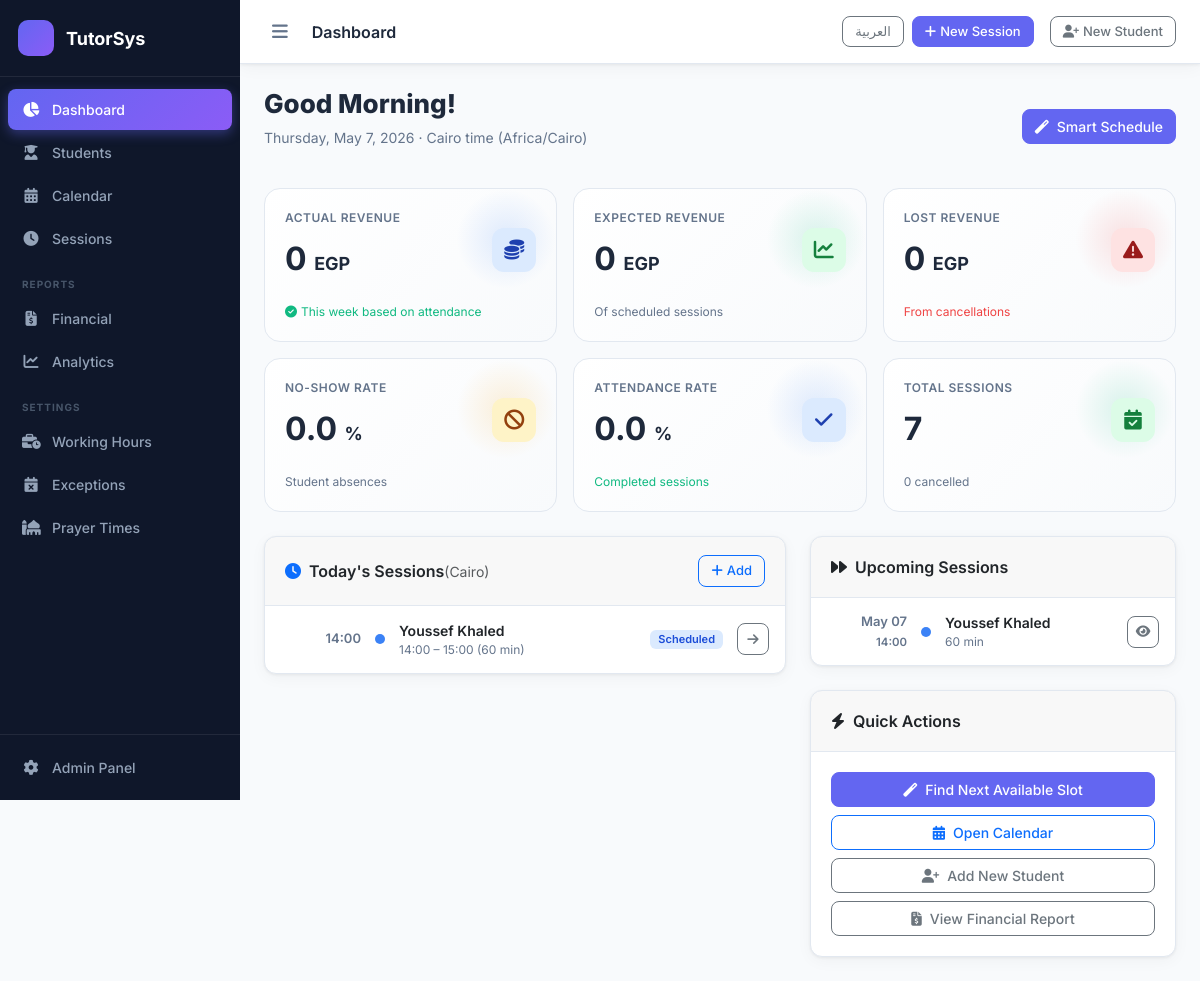
The app's page /, older data.
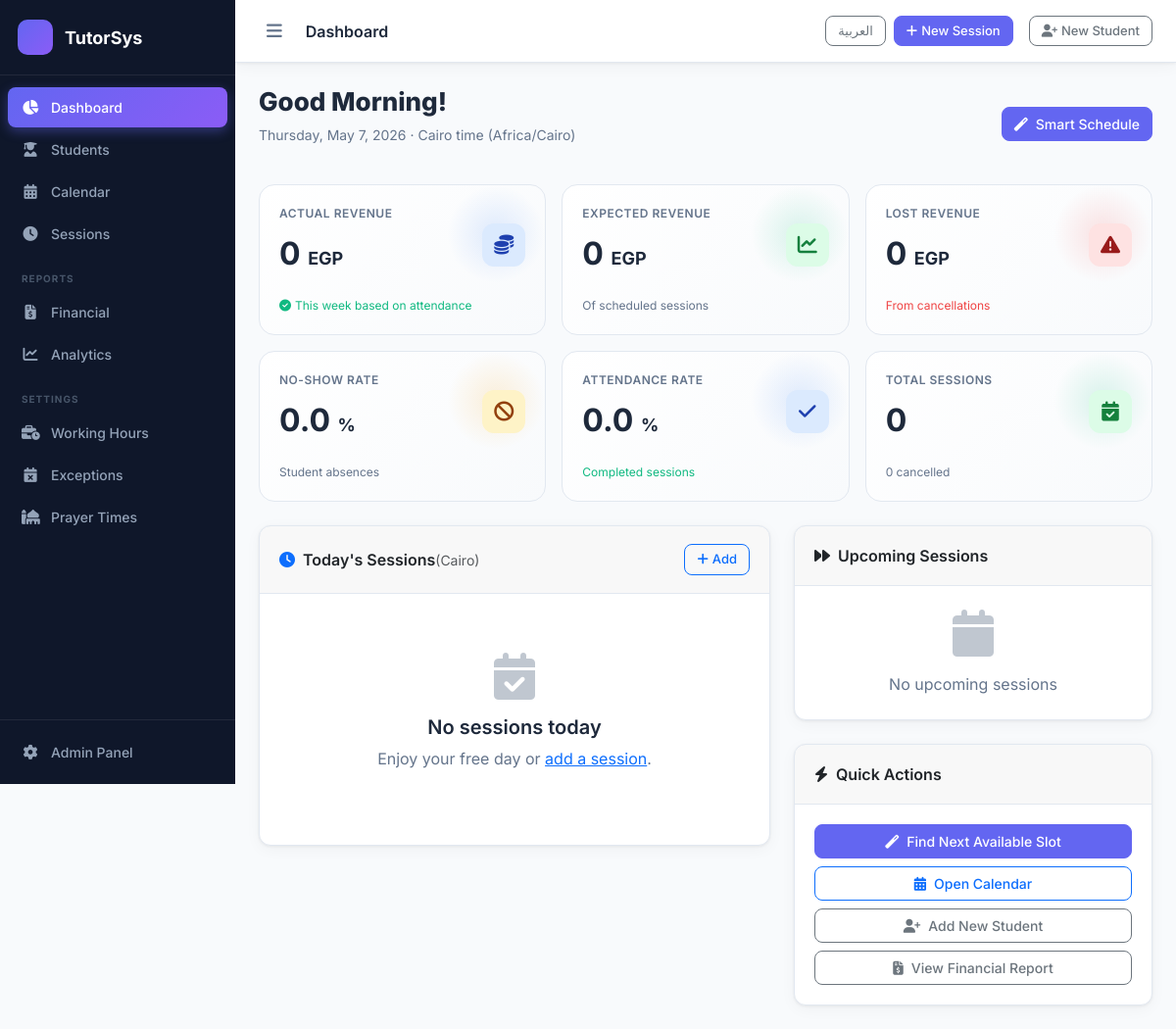
The same page, newer data.
### scheduler/models.py (models this page shows, shortened)
class Session(models.Model):
    STATUS_CHOICES = [
        ('scheduled', _('Scheduled')),
        ('completed', _('Completed')),
        ('cancelled', _('Cancelled')),
        ('rescheduled', _('Rescheduled')),
    ]
    CANCELLED_BY_CHOICES = [
        ('student', _('Student')),
        ('teacher', _('Teacher')),
    ]
    SESSION_TYPE_CHOICES = [
        ('regular', _('Regular')),
        ('extra', _('Extra')),
        ('makeup', _('Makeup')),
    ]
    student = models.ForeignKey(Student, on_delete=models.CASCADE, related_name='sessions')
    enrollment = models.ForeignKey(StudentEnrollment, on_delete=models.SET_NULL, null=True, blank=True, related_name='sessions')
    recurring_schedule = models.ForeignKey(RecurringSchedule, on_delete=models.SET_NULL, null=True, blank=True, related_name='sessions')
    start_time = models.DateTimeField()
    end_time = models.DateTimeField()
    status = models.CharField(max_length=20, choices=STATUS_CHOICES, default='scheduled')
    session_type = models.CharField(max_length=20, choices=SESSION_TYPE_CHOICES, default='regular')
    is_makeup = models.BooleanField(default=False)
    is_recurring = models.BooleanField(default=False)
    cancelled_by = models.CharField(max_length=10, choices=CANCELLED_BY_CHOICES, null=True, blank=True)
    cancelled_at = models.DateTimeField(null=True, blank=True)
    cancellation_reason = models.TextField(blank=True)
    original_session = models.ForeignKey('self', on_delete=models.SET_NULL, null=True, blank=True, related_name='makeup_sessions')
    is_override = models.BooleanField(default=False)
    notes = models.TextField(blank=True)
    created_at = models.DateTimeField(auto_now_add=True)
    class Meta:
        ordering = ['start_time']
    @property
    def duration_minutes(self):
        delta = self.end_time - self.start_time
        return int(delta.total_seconds() / 60)
    @property
    def earnings(self):
        if self.enrollment:
            return self.enrollment.session_price
        active_enrollment = self.student.active_subscription
        if active_enrollment:
            return active_enrollment.session_price
        return Decimal('0')

class Student(models.Model):
    name = models.CharField(max_length=200)
    notes = models.TextField(blank=True)
    country = models.CharField(max_length=100, blank=True)
    timezone = models.CharField(max_length=64, default='UTC')
    created_at = models.DateTimeField(auto_now_add=True)
    is_active = models.BooleanField(default=True)
    @property
    def active_enrollment(self):
        return self.subscriptions.filter(is_active=True).first()
    @property
    def active_subscription(self):
        return self.active_enrollment

### scheduler/views.py (the view)
# urls.py: path('', views.dashboard, name='dashboard'),
def dashboard(request):
    today = timezone.localdate()
    now = timezone.now()
    today_sessions = Session.objects.filter(start_time__date=today).select_related('student', 'enrollment').order_by('start_time')
    upcoming = Session.objects.filter(start_time__gte=now, status='scheduled').select_related('student', 'enrollment').order_by('start_time')[:5]
    week_start = today - timedelta(days=today.weekday())
    week_end = week_start + timedelta(days=6)
    total_students = Student.objects.filter(is_active=True).count()
    scheduled_today = list(today_sessions.filter(status='scheduled'))
    conflicts = [(s1, s2) for i, s1 in enumerate(scheduled_today) for s2 in scheduled_today[i + 1:] if s1.start_time < s2.end_time and s2.start_time < s1.end_time]
    metrics = AnalyticsService.get_dashboard_metrics(week_start, week_end)
    insights = AnalyticsService.get_smart_insights(week_start, week_end)
    return render(request, 'scheduler/dashboard.html', {'today': today, 'today_sessions': today_sessions, 'upcoming': upcoming, 'today_earnings': sum(s.earnings for s in today_sessions.filter(status='completed')), 'week_earnings': metrics['actual_revenue'], 'total_students': total_students, 'total_sessions_today': today_sessions.count(), 'conflicts': conflicts, 'metrics': metrics, 'insights': insights})

### scheduler/services.py (called while the page is built, shortened)
    @staticmethod
    def calculate_session_payment(session):
        price = Decimal('0')
        if session.enrollment:
            price = session.enrollment.session_price
        else:
            active = getattr(session.student, 'active_subscription', None)
            if active:
                price = active.session_price
        if session.status == 'rescheduled':
            return {'is_paid': False, 'amount': Decimal('0'), 'rule': 'rescheduled'}
        if session.status == 'completed':
            return {'is_paid': True, 'amount': price, 'rule': 'attended_or_absent'}
        return {'is_paid': False, 'amount': Decimal('0'), 'rule': 'pending'}

### templates/scheduler/dashboard.html (shortened to what the changed rows need)
{% extends "base.html" %}
{% load i18n %}
{% block content %}
<div class="page-header">
    <div>
        <h1>
            {% now "H" as hour %}
            {% if hour < "12" %}Good Morning{% elif hour < "17" %}Good Afternoon{% else %}Good Evening{% endif %}!
        </h1>
    </div>
</div>
<div class="metric-grid">
    <div class="metric-card accent-green">
        <div class="metric-header">
            <div>
                <div class="metric-label">{% trans "Total Sessions" %}</div>
                <div class="metric-value">{{ metrics.total_sessions }}</div>
            </div>
        </div>
    </div>
</div>
<div class="row g-4">
    <div class="col-lg-7">
        <div class="card">
            <div class="card-body p-0">
                {% if today_sessions %}
                <div class="px-3">
                    {% for session in today_sessions %}
                    <div class="session-item">
                        <div class="session-time">{{ session.start_time|date:"H:i" }}</div>
                        <div class="session-dot {{ session.status }}"></div>
                        <div class="flex-grow-1">
                            <div class="session-name">{{ session.student.name }}</div>
                            <div class="session-meta">
                                {{ session.start_time|date:"H:i" }} – {{ session.end_time|date:"H:i" }}
                                ({{ session.duration_minutes }} min)
                            </div>
                        </div>
                        <span class="badge badge-{{ session.status }}">{{ session.get_status_display }}</span>
                        <a href="{% url 'scheduler:session_detail' session.pk %}" class="btn btn-sm btn-outline-secondary btn-icon">
                            <i class="fas fa-arrow-right"></i>
                        </a>
                    </div>
                    {% endfor %}
                </div>
                {% else %}
                <div class="empty-state">
                    <i class="fas fa-calendar-check"></i>
                    <h5>{% trans "No sessions today" %}</h5>
                    <p>{% trans "Enjoy your free day or" %} <a href="{% url 'scheduler:session_create' %}">{% trans "add a session" %}</a>.</p>
                </div>
                {% endif %}
            </div>
        </div>
    </div>
    <div class="col-lg-5">
        <div class="card mb-4">
            <div class="card-body p-0">
                {% if upcoming %}
                <div class="px-3">
                    {% for session in upcoming %}
                    <div class="session-item">
                        <div class="session-time">
                            {{ session.start_time|date:"M d" }}<br>
                            <small>{{ session.start_time|date:"H:i" }}</small>
                        </div>
                        <div class="session-dot scheduled"></div>
                        <div class="flex-grow-1">
                            <div class="session-name">{{ session.student.name }}</div>
                            <div class="session-meta">
                                {{ session.duration_minutes }} min
                            </div>
                        </div>
                        <a href="{% url 'scheduler:session_detail' session.pk %}" class="btn btn-sm btn-outline-secondary btn-icon">
                            <i class="fas fa-eye"></i>
                        </a>
                    </div>
                    {% endfor %}
                </div>
                {% else %}
                <div class="empty-state py-4">
                    <i class="fas fa-calendar"></i>
                    <p class="mb-0">{% trans "No upcoming sessions" %}</p>
                </div>
                {% endif %}
            </div>
        </div>
    </div>
</div>
{% endblock %}

Row changes from the older to the newer data that the page shows:
removed Session: start_time "14:00", student.name "Youssef Khaled", end_time "15:00", duration_minutes "60", status "Scheduled", start_time "May 07"
Text that changed along with them:
{{ metrics.total_sessions }}: "7" → "0"
text now shown: "No sessions today Enjoy your free day or add a session . No upcoming sessions"
